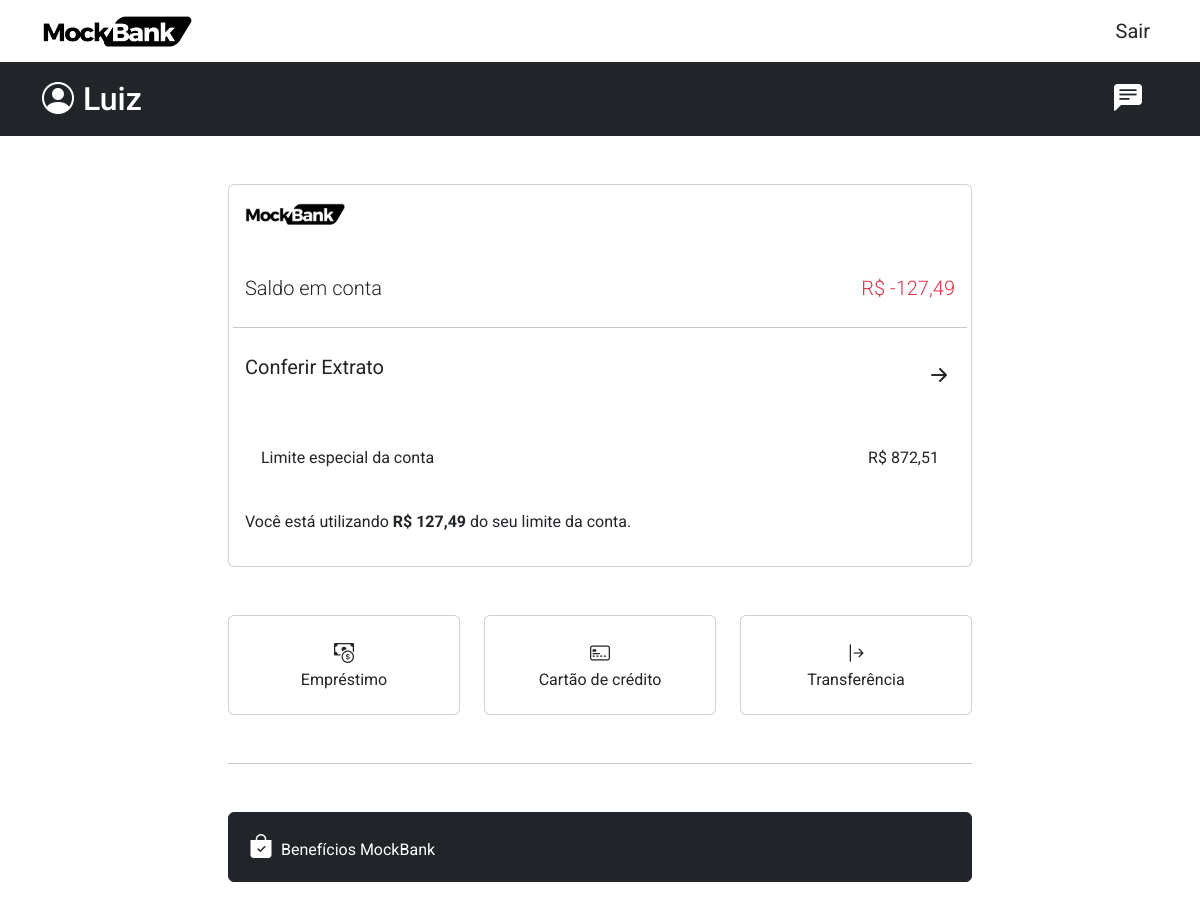
The page /home/ (signed in) on the database as committed earlier.
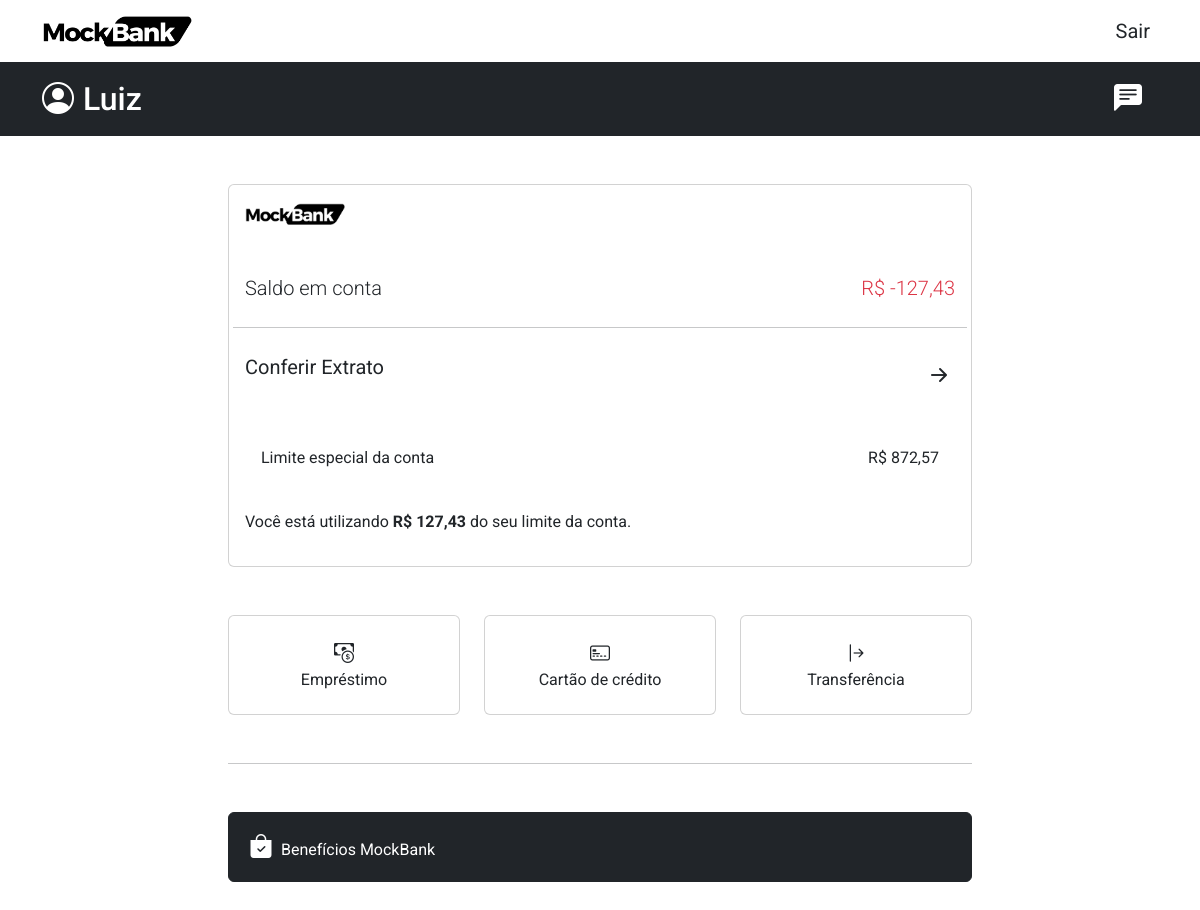
The same page on the database as committed later.
### user/models.py (models this page shows)
class User(models.Model):
    user_id = models.UUIDField(primary_key=True, default=uuid.uuid4, editable=False)
    user_phone = models.CharField(max_length=30, blank=True)
    account_balance = models.DecimalField(max_digits=8, decimal_places=2, default=float(0))
    account_limit = models.DecimalField(max_digits=8, decimal_places=2, default=float(0))
    owner = models.OneToOneField(DjangoUser, on_delete=models.CASCADE)

### user/views.py (the view)
# urls.py: path("home/", views.HomePageView.as_view(), name="home"),
@method_decorator(login_required(login_url='user:login'), name='dispatch')
class HomePageView(TemplateView):
    template_name = 'home.html'
    def get_context_data(self, **kwargs: Any) -> dict[str, Any]:
        context = super().get_context_data(**kwargs)
        context['user'] = UserService.get_user_django(username=self.request.user.username)
        context['account'] = UserService.user_balance(self.request.user.id)
        return context

### user/services.py (called while the page is built)
    @staticmethod
    def get_user_django(username: str):
        return User.objects.get(username=username)

    @staticmethod
    def get_user_app(pk: int):
        return BaseUser.objects.get(owner=pk)

    @staticmethod
    def user_balance(pk: int):
        user = UserService.get_user_app(pk)
        if user.account_balance >= 0:
            limit = user.account_limit
        else:
            limit = user.account_balance + user.account_limit
        return {
            'balance': user.account_balance,
            'limit': limit,
            'used_limit': user.account_limit - (user.account_balance + user.account_limit),
        }

### user/templates/home.html (shortened to what this page needs)
{% extends "global/base.html" %}
{% load static %}
{% load humanize %}
{% block content %}
<main>
    <section class="container mt-5 mb-5">
        <div class="col-12 col-md-10 col-lg-8 mx-auto">
            <div class="card">
                <div class="card-body">
                    <div class="row">
                        <div class="col-2">
                            <img src={% static "img/mockbank_logo_minimal.png" %} width="100px" alt="" class="">
                        </div>
                    </div>
                    <div class="row mt-5">
                        <div class="col-12 justify-content-between d-flex">
                            <p class="lead">Saldo em conta</p>
                            {% if account.balance < 0 %}
                                <p class="lead text-danger">R$ {{ account.balance }}</p>
                            {% else %}
                                <p class="lead text-dark">R$ {{ account.balance }}</p>
                            {% endif %}
                        </div>
                        <hr class="my-2">
                        <div class="col-12 mt-3">
                            <a class="link-underline-opacity-0 link-underline-opacity-0-hover link-dark d-block col-12 fs-5"
                                href= {% url "service:extract" %}>
                                Conferir Extrato <i class="bi bi-arrow-right-short float-end fs-2 mt-0"></i>
                            <div class="col-12 mt-5 d-flex justify-content-between p-3 rounded-3">
                                {% if account.limit == 0 %}
                                <p class="d-inline-block my-auto">Você não possui limite especial no momento.</p>
                                {% else %}
                                <p class="d-inline-block my-auto">Limite especial da conta </p>
                                <p class="d-inline-block my-auto ">R$ {{ account.limit }}</p>
                                {% endif %}
                            </div>
                            {% if account.used_limit > 0 %}
                            <p class="mt-4">Você está utilizando <strong>R$ {{ account.used_limit }} </strong> do seu limite da
                                conta.</p>
                            {% endif %}
                        </div>
                    </div>
                </div>
            </div>
            <div class="row justify-content-between mt-5">
                <div class="col-4">
                    <a href="#"
                        class="card justify-content-center text-center link-underline-opacity-0 link-underline-opacity-0-hover link-dark"
                        style="height: 100px;">
                        <i class="bi bi-cash-coin fs-5"></i>
                        Empréstimo
                    </a>
                </div>
                <div class="col-4">
                    <a href="#"
                        class="card justify-content-center text-center link-underline-opacity-0 link-underline-opacity-0-hover link-dark"
                        style="height: 100px;">
                        <i class="bi bi-credit-card-2-front fs-5"></i>
                        Cartão de crédito
                    </a>
                </div>
                <div class="col-4">
                    <a href={% url "service:transfer" %}
                        class="card justify-content-center text-center link-underline-opacity-0 link-underline-opacity-0-hover link-dark"
                        style="height: 100px;">
                        <i class="bi bi-arrow-bar-right fs-5"></i>
                        Transferência
                    </a>
                </div>
            </div>
            <hr class="my-5">
            <div class="row">
                <div class="col-12">
                    <button class="btn btn-dark w-100 text-start p-3">
                        <i class="bi bi-bag-check-fill fs-4 ms-1 me-1 "></i>
                        <p class="d-inline">Benefícios MockBank</p>
                    </button>
                </div>
            </div>
        </div>
    </section>
</main>
{% endblock content %}

Rows that differ between the two databases and show on the page:
changed User: balance "-127,49" → "-127,43"
Other text that changed with them:
{{ account.limit }}: "872,51" → "872,57"
{{ account.used_limit }}: "127,49" → "127,43"
